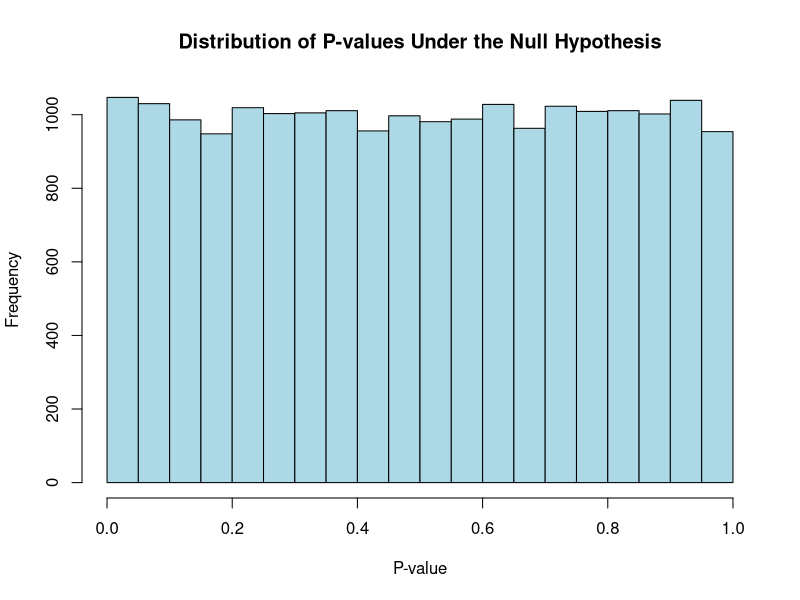

Recreate this plot in R.
# Parameters
num_simulations <- 20000  # Number of simulations
sample_size <- 30        # Size of each sample
population_mean <- 0     # Mean under the null hypothesis

# Initialize a vector to store p-values
p_values <- numeric(num_simulations)

# Perform the simulations
for (i in 1:num_simulations) {
  # Generate a random sample from a normal distribution with mean 0
  sample <- rnorm(sample_size, mean = population_mean, sd = 1)
  
  # Perform a one-sample t-test
  test_result <- t.test(sample, mu = population_mean)
  
  # Store the p-value
  p_values[i] <- test_result$p.value
}

# Plot the distribution of p-values
hist(p_values, breaks = 30, main = "Distribution of P-values Under the Null Hypothesis",
     xlab = "P-value", col = "lightblue", border = "black")
